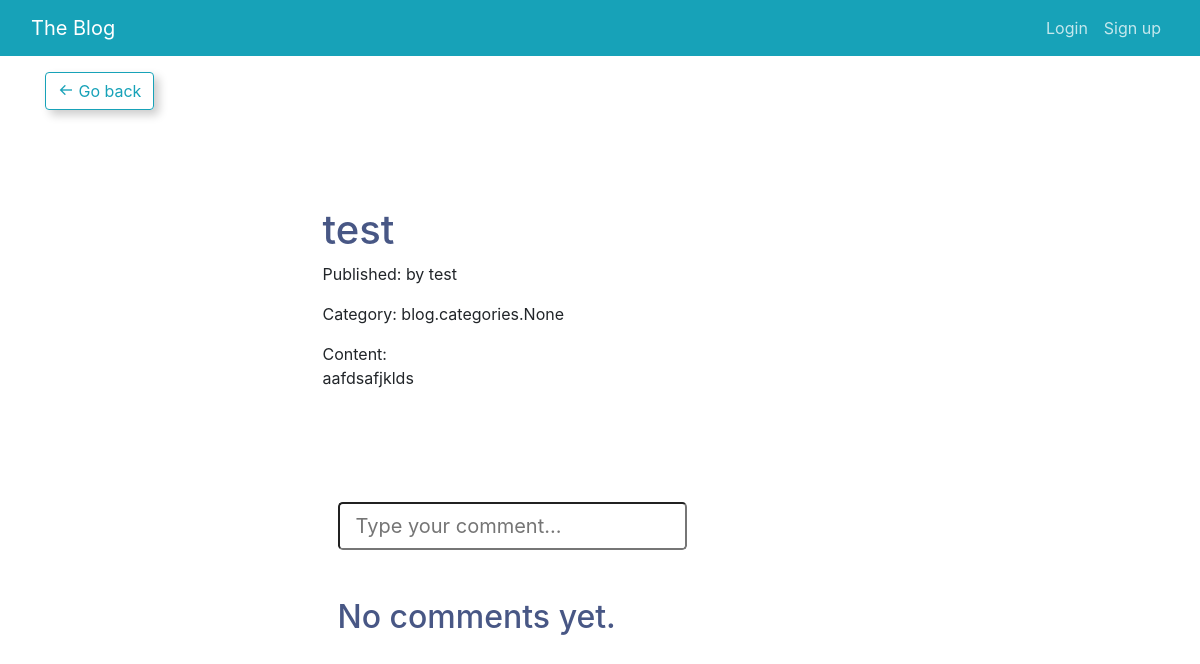
/blog/29/, run on the app's committed database.
### blog/models.py (models this page shows, shortened)
class Post (models.Model):
    class Status(models.TextChoices):
        DRAFT = 'DF', 'Draft'
        PUBLISHED = 'PB', 'Published'
    title = models.CharField(max_length=255)
    statue = models.CharField(max_length=2, choices=Status.choices)
    content = HTMLField()
    owner = models.ForeignKey(
        User,
        on_delete=models.CASCADE,
        related_name='posts_owner'
    )
    publish_date = models.DateTimeField(auto_now_add=True)
    categories = models.ManyToManyField('categories')

### blog/views.py (the view, shortened to what this page needs)
# urls.py: path('blog/<int:pk>/', views.DetailPostView.as_view(), name='detail_post'),
class DetailPostView(DetailView):
    def get(self, request, pk):
        post = get_object_or_404(Post, id=pk)
        comments = Comment.objects.filter(post=post).order_by('-publish_data')
        return render(request, 'blog/blog_post.html', {'comments': comments, 'post': post, 'id': pk})

### blog/templatetags/new_filters.py (called while the page is built)
@register.filter(name='is_admin')
def is_admin(user):
    return user.groups.filter(name='Admin-Group').exists()

@register.filter(name='permission')
def permission(user, wantedPermission):
    Groups = user.groups.all()
    for group in Groups:
        if group.permissions.all().filter(codename=wantedPermission).exists():
            return True
    return False

### blog/templates/blog/blog_post.html (shortened to what this page needs)
{% extends "blog/base.html" %}
{% load new_filters%}
{% block content %}
<div class="container">
    <div class="row">
        <div class="col-md-12 mx-auto mt-3">
            <a class="btn btn-outline-info" href="{% url 'index' %}">
                <i class="bx bx-arrow-back"></i> Go back
            </a>
        </div>
    </div>
    <div class="row mt-5">
        <div class="col-md-6 mx-auto mt-5 mb-5" style="word-wrap: break-word;">
            <h1>{{ post.title }}</h1>
            <p class="date">
                Published: {{ post.publish }} by {{ post.owner }}
            </p>
            <p class="date">
                Category: {{ post.categories }}
            </p>
            Content: {{ post.content|linebreaks }}
        </div>
    </div>
    <div class="col-md-6 mx-auto mt-5 mb-5">
        <div class="mt-5">
            <form method="post" class="form-inline" id = "form">
                <input type="text" id="comment_field" class="form-control-lg" placeholder="Type your comment...">
            </form>
        </div>
        <div class="mt-5">
            {% if not comments %}
            <h2>No comments yet.</h2>
            {% endif %}
        </div>
    </div>
</div>
{% endblock content %}

### blog/templates/blog/base.html (style rules this page uses)
* { max-width: 100%; }

### data on the page
Post: title "test", owner "test", categories "blog.categories.None", content "aafdsafjklds"
